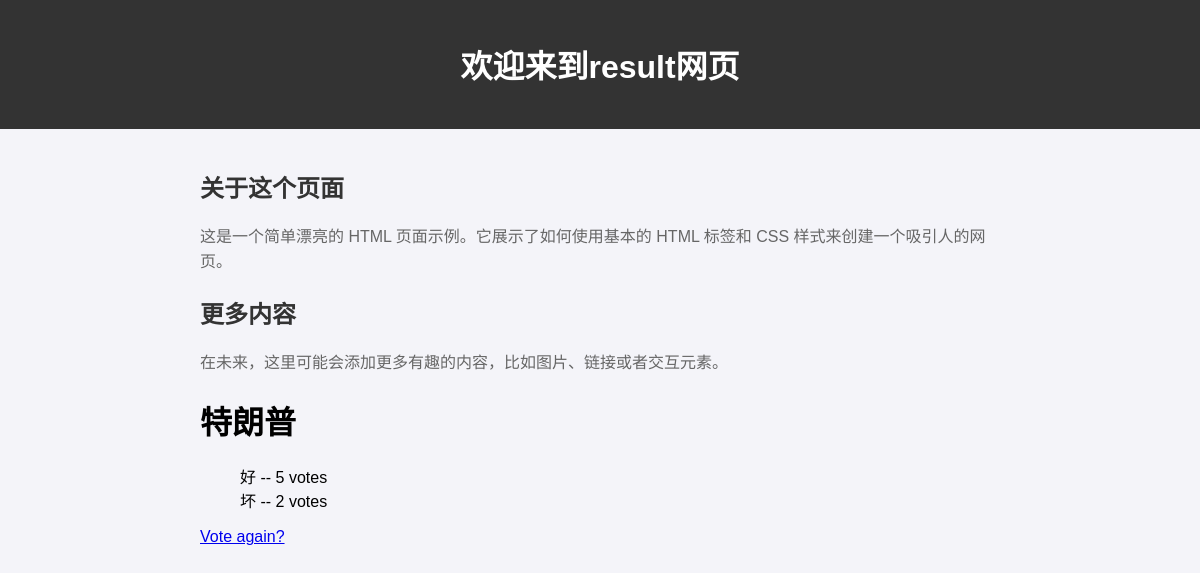
/polls/1/results/, run on an earlier commit of the app's database.
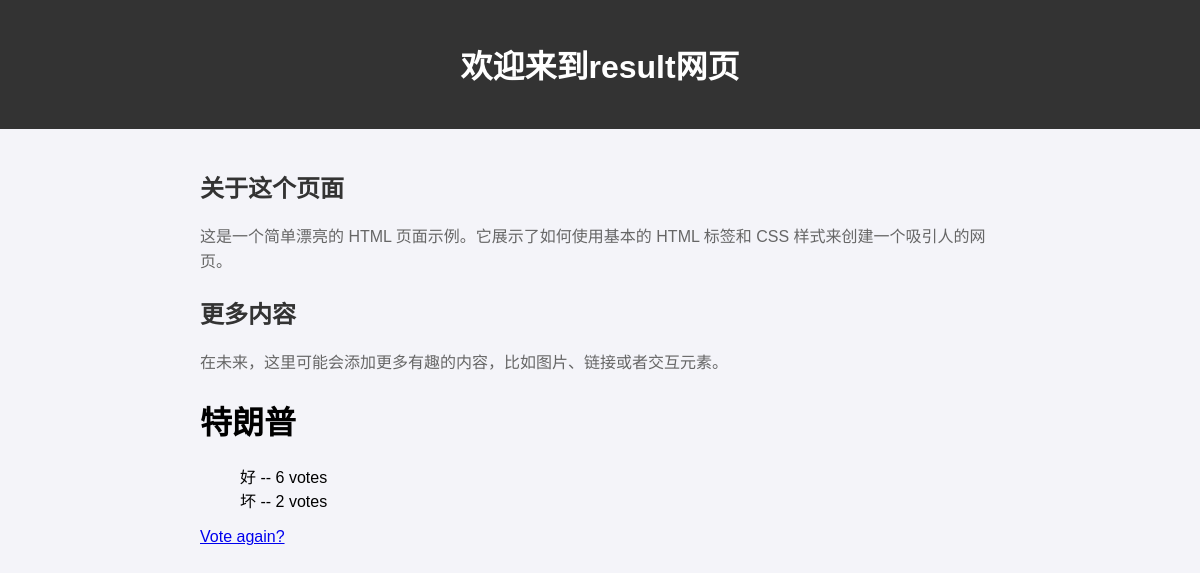
And on a later commit of the database.
### polls/models.py (models this page shows, shortened)
class Question(models.Model):
    question_text = models.CharField(max_length=200)
    pub_date = models.DateTimeField("date published")

class Choice(models.Model):
    question = models.ForeignKey(Question, on_delete=models.CASCADE)
    choice_text = models.CharField(max_length=200)
    votes = models.IntegerField(default=0)

### polls/views.py (the view)
# urls.py: path("<int:pk>/results/", views.ResultsView.as_view(), name="results"),
class ResultsView(generic.DetailView):
    model = Question
    template_name = "results.html"

### templates/results.html (shortened to what this page needs)
<!DOCTYPE html>
<html lang="zh-CN">
<head>
</head>
<body>
<header>
    <h1>欢迎来到result网页</h1>
</header>
<main>
    <h2>关于这个页面</h2>
    <p>这是一个简单漂亮的 HTML 页面示例。它展示了如何使用基本的 HTML 标签和 CSS 样式来创建一个吸引人的网页。</p>
    <h2>更多内容</h2>
    <p>在未来，这里可能会添加更多有趣的内容，比如图片、链接或者交互元素。</p>
    <h1>{{ question.question_text }}</h1>
    <ul>
        {% for choice in question.choice_set.all %}
            <li>{{ choice.choice_text }} -- {{ choice.votes }} vote{{ choice.votes|pluralize }}</li>
        {% endfor %}
    </ul>
    <a href="{% url 'polls:detail' question.id %}">Vote again?</a>
</main>
</body>
</html>

What changed in the data, as far as the page shows it:
changed Choice (number 1 of 2 on the later page): votes "5" → "6"
